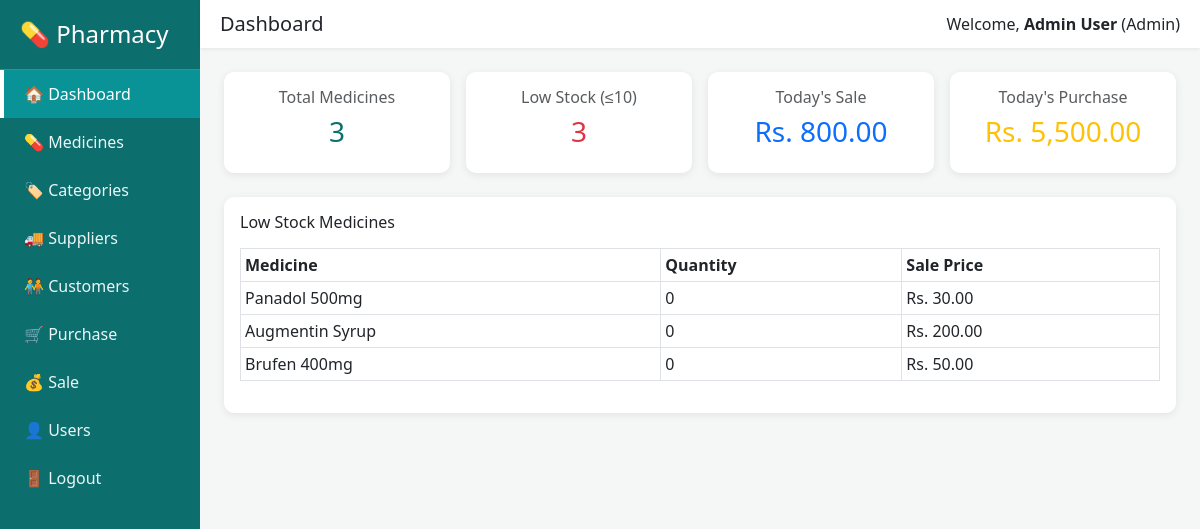
/dashboard.php (signed in), run on the app's committed database.
### tables this page shows
CREATE TABLE medicines (
    medicine_id INT AUTO_INCREMENT PRIMARY KEY,
    medicine_name VARCHAR(150) NOT NULL,
    category_id INT,
    supplier_id INT,
    batch_no VARCHAR(50),
    unit VARCHAR(30) DEFAULT 'Piece',
    purchase_price DECIMAL(10,2) NOT NULL DEFAULT 0,
    sale_price DECIMAL(10,2) NOT NULL DEFAULT 0,
    quantity INT NOT NULL DEFAULT 0,
    expiry_date DATE,
    created_at TIMESTAMP DEFAULT CURRENT_TIMESTAMP,
    FOREIGN KEY (category_id) REFERENCES categories(category_id) ON DELETE SET NULL,
    FOREIGN KEY (supplier_id) REFERENCES suppliers(supplier_id) ON DELETE SET NULL
);

### dashboard.php (the view, shortened to what this page needs)
<?php
require "config.php";
$total_medicines = $conn->query("SELECT COUNT(*) as c FROM medicines")->fetch_assoc()['c'];
$low_stock       = $conn->query("SELECT COUNT(*) as c FROM medicines WHERE quantity <= 10")->fetch_assoc()['c'];
$today_sale      = $conn->query("SELECT IFNULL(SUM(total_amount),0) as t FROM sales WHERE sale_date = CURDATE()")->fetch_assoc()['t'];
$today_purchase  = $conn->query("SELECT IFNULL(SUM(total_amount),0) as t FROM purchases WHERE purchase_date = CURDATE()")->fetch_assoc()['t'];
?>
<!DOCTYPE html>
<html lang="en">
<head>
    <link href="https://cdn.jsdelivr.net/npm/bootstrap@5.3.0/dist/css/bootstrap.min.css" rel="stylesheet">
    <link href="style.css" rel="stylesheet">
</head>
<body>
<div class="row g-0">
    <?php include "includes/sidebar.php"; ?>
    <div class="col-md-10">
        <?php include "includes/topbar.php"; ?>
        <div class="p-4">
            <div class="row g-3">
                <div class="col-md-3">
                    <div class="card card-stat p-3 text-center">
                        <h6 class="text-muted">Total Medicines</h6>
                        <h3 class="text-success"><?php echo $total_medicines; ?></h3>
                    </div>
                </div>
                <div class="col-md-3">
                    <div class="card card-stat p-3 text-center">
                        <h6 class="text-muted">Low Stock (&le;10)</h6>
                        <h3 class="text-danger"><?php echo $low_stock; ?></h3>
                    </div>
                </div>
                <div class="col-md-3">
                    <div class="card card-stat p-3 text-center">
                        <h6 class="text-muted">Today's Sale</h6>
                        <h3 class="text-primary">Rs. <?php echo number_format($today_sale,2); ?></h3>
                    </div>
                </div>
                <div class="col-md-3">
                    <div class="card card-stat p-3 text-center">
                        <h6 class="text-muted">Today's Purchase</h6>
                        <h3 class="text-warning">Rs. <?php echo number_format($today_purchase,2); ?></h3>
                    </div>
                </div>
            </div>
            <div class="card card-stat mt-4 p-3">
                <h6>Low Stock Medicines</h6>
                <table class="table table-sm table-bordered mt-2">
                    <tr><th>Medicine</th><th>Quantity</th><th>Sale Price</th></tr>
                    <?php
                    $res = $conn->query("SELECT medicine_name, quantity, sale_price FROM medicines WHERE quantity <= 10");
                    while ($row = $res->fetch_assoc()):
                    ?>
                    <tr>
                        <td><?php echo htmlspecialchars($row['medicine_name']); ?></td>
                        <td><?php echo $row['quantity']; ?></td>
                        <td>Rs. <?php echo number_format($row['sale_price'],2); ?></td>
                    </tr>
                    <?php endwhile; ?>
                </table>
            </div>
        </div>
    </div>
</div>
</body>
</html>

### style.css (style rules this page uses)
body { background-color: #f4f7f6; font-family: 'Segoe UI', Arial, sans-serif; }
.card-stat { border: none; border-radius: 10px; box-shadow: 0 2px 8px rgba(0,0,0,0.08); }
.text-success { color: #0d6e6e !important; }

### data on the page
medicines: medicine_name "Panadol 500mg", quantity "0", sale_price "30.00"
medicines: medicine_name "Augmentin Syrup", quantity "0", sale_price "200.00"
medicines: medicine_name "Brufen 400mg", quantity "0", sale_price "50.00"

### other printed values
$page_title "Dashboard"
$_SESSION['full_name'] "Admin User"
$_SESSION['role'] "Admin"
$total_medicines "3"
$low_stock "3"
$today_sale "800.00"
$today_purchase "5,500.00"
